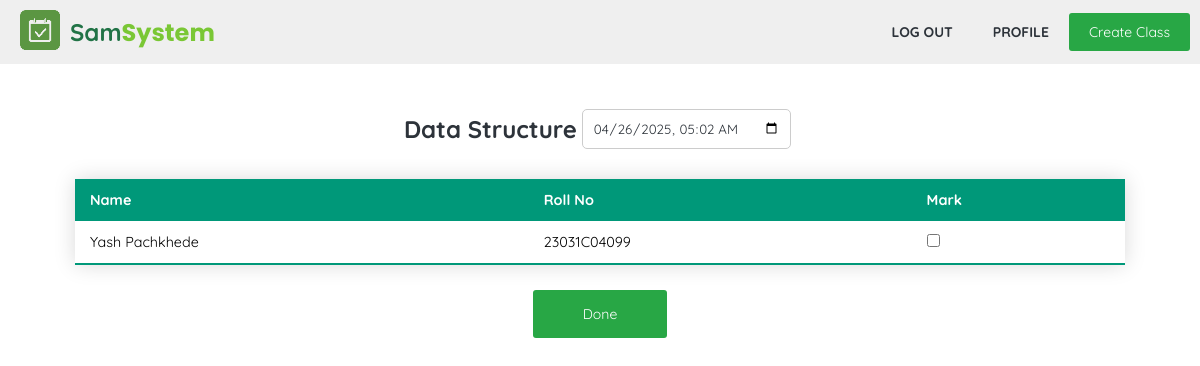
Before: /teacher/take_attendence.php?id=3 (signed in) with the older database file.
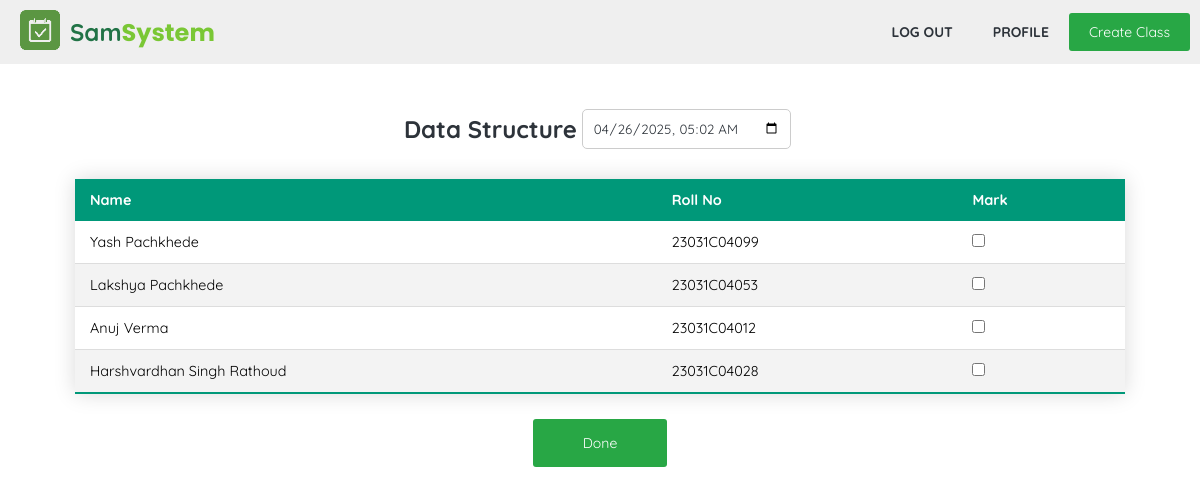
After: the same page with the newer database file.
### tables this page shows
CREATE TABLE `attends` (
  `student_id` int(11) NOT NULL,
  `class_id` int(11) NOT NULL,
  `date_joined` datetime DEFAULT current_timestamp()
);

CREATE TABLE `user` (
  `id` int(11) NOT NULL,
  `name` varchar(50) NOT NULL,
  `email` varchar(100) NOT NULL,
  `password` varchar(255) NOT NULL,
  `type` enum('student','teacher','admin') NOT NULL DEFAULT 'student',
  `approved` tinyint(1) NOT NULL DEFAULT 0,
  `date_created` date DEFAULT current_timestamp()
);

CREATE TABLE `student_profile` (
  `student_id` int(11) NOT NULL,
  `roll_no` varchar(15) NOT NULL,
  `branch` int(11) DEFAULT NULL,
  `bio` varchar(200) DEFAULT NULL
);

### utils.php (called while the page is built, shortened)
<?php
function getRecords($conn, $table, $parameter, $value){
	$stmt = $conn->prepare("SELECT * FROM $table WHERE $parameter = ?");
	$stmt->bind_param('i', $value);
	$stmt->execute();
	$result = $stmt->get_result();
	return $result;
}
?>

### teacher/take_attendence.php (the view, shortened to what this page needs)
<?php
require '../db/db_connector.php';
require '../utils.php';
$class_id = $_GET['id'];
$class_data = getRecords($conn, "class", "id", $class_id)->fetch_assoc();
?>
<!DOCTYPE html>
<html lang="en">
<head>
	<link rel="stylesheet" href="../css/util.css">
	<link rel="stylesheet" href="../css/style.css">
</head>
<body>
	<?php require '..\components\nav_sm.php'; ?>
	<div class="container mt40">
		<form action="take_attendence.php?id=<?=$class_id?>" method="POST">
			<div class="d-f-col">
				<div class="d-fcc">
					<h2 class="text-dark"><?=$class_data['name']?></h2>
					<input type="datetime-local" id="attendence_time" class="ml10 f-input w-i" name="attendence_time" value="<?=date('Y-m-d\TH:i')?>">
				</div>
				<table class="styled-table">
					<thead>
						<tr>
							<th>Name</th>
							<th>Roll No</th>
							<th>Mark</th>
						</tr>
					</thead>
					<tbody>
						<?php
						$all_students = getRecords($conn, "attends", "class_id", $class_id);
						while($row = $all_students->fetch_assoc()){
							$user_id = $row['student_id'];
							$user_data = getRecords($conn, "user", "id", $user_id)->fetch_assoc();
							$user_profile_data = getRecords($conn, "student_profile", "student_id", $user_id)->fetch_assoc();
							echo"
							<tr>
							<td>" . $user_data['name'] . "</td>
							<td>". $user_profile_data['roll_no'] ."</td>
							<td><input type='checkbox' name='present[]' value='".$user_data['id']."'></td>
							</tr>
							<input type='hidden' name='all_students[]' value='".$user_data['id']."'>
							";
						}
						?>
					</tbody>
				</table>
				<button class="btn btn-form" type="submit">Done</button>
			</div>
		</form>
	</div>
</body>
</html>

Changed rows visible on the page:
added attends: student.name "Lakshya Pachkhede", student_profile.roll_no "23031C04053"
added attends: student.name "Anuj Verma", student_profile.roll_no "23031C04012"
added attends: student.name "Harshvardhan Singh Rathoud", student_profile.roll_no "23031C04028"
